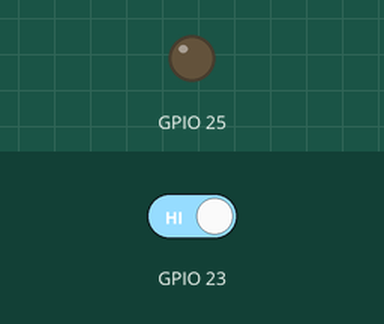
This sketch was run on a simulated ESP32. Shown: output pins drawn as LEDs (lit = HIGH). The inputs (shaded band) are chosen by the test bench; at power-on: GPIO 23 HIGH.

Above: at 1.2 s.
1.3 s: GPIO 23 driven LOW
At 1.7 s:
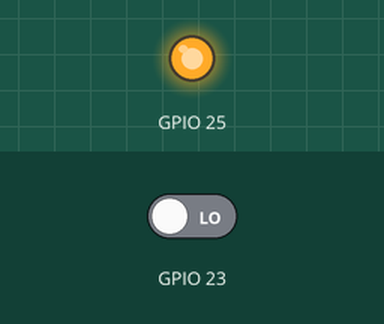
2.8 s: GPIO 23 driven HIGH
At 4.1 s:
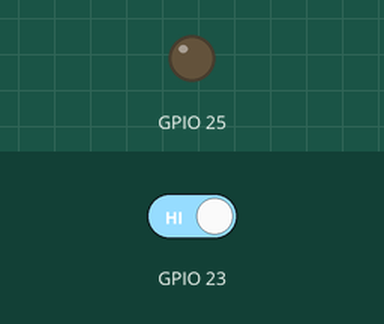
Timing chart, 0 to 5.8 s (numbered marks = the images above; inputs shaded):
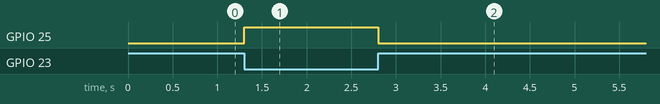

Measured:
- after the input at 1.3 s, GPIO 25: LOW → HIGH at once
- after the input at 2.8 s, GPIO 25: HIGH → LOW at once

The sketch:

4_9_button_input_pullup_ext_not.ino
```cpp
/*
Autore: Paolo Aliverti
Accendere un LED con un pulsante
Res. pullup esterno 10k su pulsante e uso di NOT (!)
*/

void setup() {
  pinMode(23, INPUT);
  pinMode(25, OUTPUT);
}

void loop() {
  int v = !digitalRead(23);
  digitalWrite(25, v);
}
```
